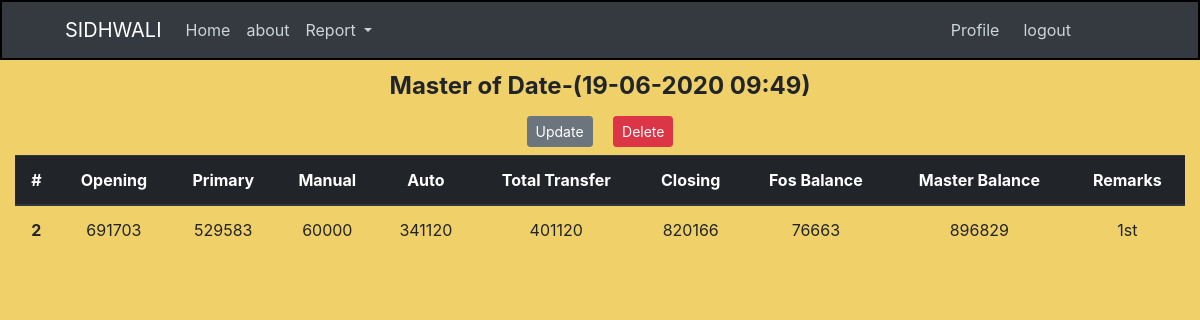
Page /home/master/master_report/2 (signed in) on the earlier database version.
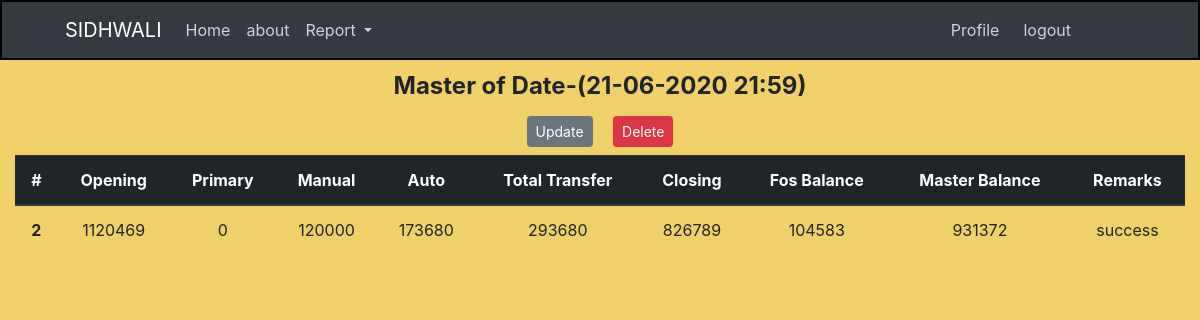
Same page on the later database version.
### crm/models.py (models this page shows, shortened)
class Master(db.Model):
    id = db.Column(db.Integer, primary_key=True)
    date = db.Column(db.DateTime, nullable=False, default=datetime.now)
    open_bal = db.Column(db.Integer, nullable=False, default=0)
    primary = db.Column(db.Integer, nullable=False, default=0)
    manual_trans = db.Column(db.Integer, nullable=False, default=0)
    auto_trans = db.Column(db.Integer, nullable=False, default=0)
    closing = db.Column(db.Integer, nullable=False, default=0)
    total_trans = db.Column(db.Integer, default=0)
    fos_bal = db.Column(db.Integer, default=0)
    master_bal = db.Column(db.Integer, nullable=False, default=0)
    remarks = db.Column(db.Text, nullable=False)

### crm/routes.py (the view)
@app.route("/home/master/master_report/<int:master_id>")
@login_required
def single_master(master_id):
    if current_user.username != admin:
        abort(403)
    master = Master.query.get_or_404(master_id)
    return render_template(
        "single_master.html", title=master.date, master=master, admin=admin
    )

### crm/models.py (called while the page is built)
@login_manager.user_loader
def load_user(user_id):
    return User.query.get(int(user_id))

### crm/templates/single_master.html (shortened to what this page needs)
{% extends "index.html" %}
{% block content  %}
<div class="container-fluid text-center mt-2">
   <legend class="font-weight-bold mb-1">Master of Date-({{ master.date.strftime("%d-%m-%Y %H:%M") }})</legend>
   <div>
      <a href="{{ url_for('update_master', master_id=master.id) }}" class="btn btn-secondary btn-sm m-2">Update</a>
      <button type="button" class="btn btn-danger btn-sm m-2" data-toggle="modal"
         data-target="#deleteModal">Delete</button>
   </div>
   <table class="table">
      <thead class="thead-dark">
         <tr>
            <th scope="col">#</th>
            <th scope="col">Opening</th>
            <th scope="col">Primary</th>
            <th scope="col">Manual</th>
            <th scope="col">Auto</th>
            <th scope="col">Total Transfer</th>
            <th scope="col">Closing</th>
            <th scope="col">Fos Balance</th>
            <th scope="col">Master Balance</th>
            <th scope="col">Remarks</th>
         </tr>
      </thead>
      <tbody>
         <tr>
            <th scope="row">{{ master.id }}</th>
            <td>{{ master.open_bal }}</td>
            <td>{{ master.primary }}</td>
            <td>{{ master.manual_trans }}</td>
            <td>{{ master.auto_trans }}</td>
            <td>{{ master.total_trans }}</td>
            <td>{{ master.closing }}</td>
            <td>{{ master.fos_bal }}</td>
            <td>{{ master.master_bal }}</td>
            <td>{{ master.remarks }}</td>
         </tr>
      </tbody>
   </table>
</div>
{% endblock content %}

### crm/templates/index.html (shortened to what this page needs)
<!doctype html>
<html lang="en">
<head>
   <link rel="stylesheet" href="https://maxcdn.bootstrapcdn.com/bootstrap/4.0.0/css/bootstrap.min.css"
>
   <link rel="stylesheet" href="{{ url_for('static', filename='main.css') }}">
</head>
<body>
   <header class="site-header">
      <nav class="navbar navbar-expand-lg navbar-dark bg-dark px-5">
         <div class="container">
            <a class="navbar-brand" href="/">SIDHWALI</a>
            <div class="collapse navbar-collapse" id="navbarSupportedContent">
               <div class="navbar-nav mr-auto">
                  <li class="nav-item">
                     <a class="nav-link" href="{{ url_for('home') }}">Home</a>
                  </li>
                  <li class="nav-item">
                     <a class="nav-link" href="{{ url_for('about') }}">about</a>
                  </li>
                  <li class="nav-item dropdown">
                     <a class="nav-link dropdown-toggle" href="#" id="navbarDropdown" role="button"
                        data-toggle="dropdown" aria-haspopup="true" aria-expanded="false">
                        Report
                     </a>
                  </li>
               </div>
               <div class="navbar-nav mr-5 ml-2">
                  <div class="d-flex justify-content-center">
                     {% if current_user.is_authenticated %}
                     <li class="nav-item">
                        <a class="nav-link mr-2" href="{{ url_for('profile') }}">Profile</a>
                     </li>
                     <li class="nav-item">
                        <a class="nav-link mr-2" href="{{ url_for('logout') }}">logout</a>
                     </li>
                     {% endif %}
                  </div>
               </div>
            </div>
         </div>
      </nav>
   </header>
   <main role="main">
      {% block content %} {% endblock content %}
   </main>
</body>
</html>

### crm/static/main.css (style rules this page uses)
body { background-color: rgb(240, 208, 104); }
.site-header { min-height: min-content; border: 2px solid black; }
.site-header .navbar-nav .nav-link { color: #cbd5db; }

Differences in the rows shown:
changed Master id 2: date "19-06-2020 09:49" → "21-06-2020 21:59"; open_bal "691703" → "1120469"; primary "529583" → "0"; manual_trans "60000" → "120000"; auto_trans "341120" → "173680"; total_trans "401120" → "293680"; closing "820166" → "826789"; fos_bal "76663" → "104583"; master_bal "896829" → "931372"; remarks "1st" → "success"
